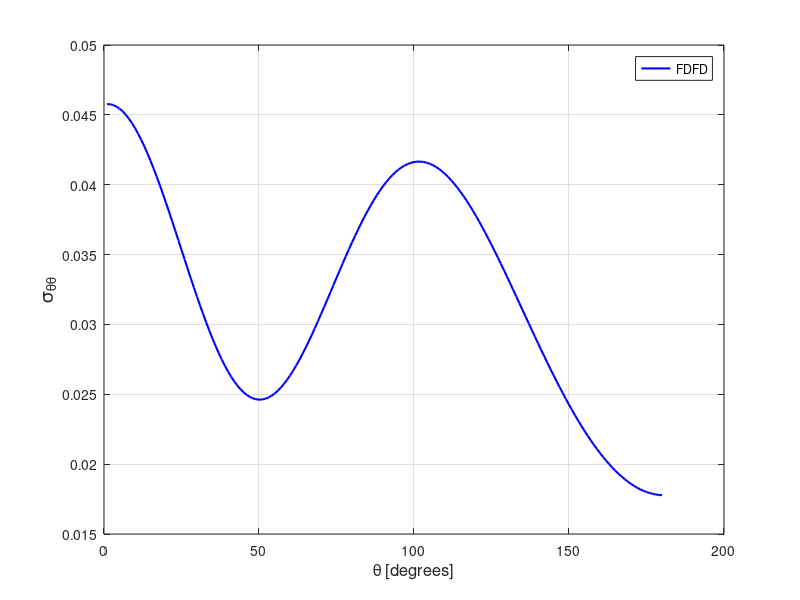

This figure's MATLAB source:
stt = [ 
    1  0.45772791E-01
    2  0.45759585E-01
    3  0.45700319E-01
    4  0.45595255E-01
    5  0.45445565E-01
    6  0.45251377E-01
    7  0.45013372E-01
    8  0.44733435E-01
    9  0.44412345E-01
   10  0.44051386E-01
   11  0.43652665E-01
   12  0.43217860E-01
   13  0.42748719E-01
   14  0.42247575E-01
   15  0.41716695E-01
   16  0.41158244E-01
   17  0.40575106E-01
   18  0.39969441E-01
   19  0.39344296E-01
   20  0.38702019E-01
   21  0.38045842E-01
   22  0.37378442E-01
   23  0.36702748E-01
   24  0.36021527E-01
   25  0.35337981E-01
   26  0.34654856E-01
   27  0.33974897E-01
   28  0.33301253E-01
   29  0.32636754E-01
   30  0.31983688E-01
   31  0.31345304E-01
   32  0.30723831E-01
   33  0.30121874E-01
   34  0.29541710E-01
   35  0.28985554E-01
   36  0.28455826E-01
   37  0.27954105E-01
   38  0.27482586E-01
   39  0.27042683E-01
   40  0.26636217E-01
   41  0.26264265E-01
   42  0.25928112E-01
   43  0.25628911E-01
   44  0.25367260E-01
   45  0.25144242E-01
   46  0.24959868E-01
   47  0.24814822E-01
   48  0.24709105E-01
   49  0.24642743E-01
   50  0.24615524E-01
   51  0.24627088E-01
   52  0.24676820E-01
   53  0.24764173E-01
   54  0.24888227E-01
   55  0.25048016E-01
   56  0.25242589E-01
   57  0.25470480E-01
   58  0.25730507E-01
   59  0.26021097E-01
   60  0.26340516E-01
   61  0.26687413E-01
   62  0.27059844E-01
   63  0.27455922E-01
   64  0.27874094E-01
   65  0.28311791E-01
   66  0.28767586E-01
   67  0.29238926E-01
   68  0.29723998E-01
   69  0.30220477E-01
   70  0.30727135E-01
   71  0.31240806E-01
   72  0.31759948E-01
   73  0.32282326E-01
   74  0.32805912E-01
   75  0.33328678E-01
   76  0.33849023E-01
   77  0.34364361E-01
   78  0.34873307E-01
   79  0.35373896E-01
   80  0.35864342E-01
   81  0.36343031E-01
   82  0.36808494E-01
   83  0.37259080E-01
   84  0.37693426E-01
   85  0.38110226E-01
   86  0.38508013E-01
   87  0.38885985E-01
   88  0.39242703E-01
   89  0.39577551E-01
   90  0.39889503E-01
   91  0.40177539E-01
   92  0.40441245E-01
   93  0.40680178E-01
   94  0.40893689E-01
   95  0.41081201E-01
   96  0.41242726E-01
   97  0.41377440E-01
   98  0.41485839E-01
   99  0.41567709E-01
  100  0.41622829E-01
  101  0.41651834E-01
  102  0.41654091E-01
  103  0.41630596E-01
  104  0.41581284E-01
  105  0.41506544E-01
  106  0.41407257E-01
  107  0.41283444E-01
  108  0.41135658E-01
  109  0.40964574E-01
  110  0.40771239E-01
  111  0.40555745E-01
  112  0.40319309E-01
  113  0.40062126E-01
  114  0.39785601E-01
  115  0.39490413E-01
  116  0.39177086E-01
  117  0.38846828E-01
  118  0.38500421E-01
  119  0.38138751E-01
  120  0.37762713E-01
  121  0.37373286E-01
  122  0.36971506E-01
  123  0.36558148E-01
  124  0.36134284E-01
  125  0.35700634E-01
  126  0.35258409E-01
  127  0.34808341E-01
  128  0.34351207E-01
  129  0.33888649E-01
  130  0.33420753E-01
  131  0.32948773E-01
  132  0.32473508E-01
  133  0.31995989E-01
  134  0.31516906E-01
  135  0.31037090E-01
  136  0.30557310E-01
  137  0.30078538E-01
  138  0.29601559E-01
  139  0.29126793E-01
  140  0.28655196E-01
  141  0.28187523E-01
  142  0.27724558E-01
  143  0.27266644E-01
  144  0.26814589E-01
  145  0.26368868E-01
  146  0.25930295E-01
  147  0.25499368E-01
  148  0.25076408E-01
  149  0.24662122E-01
  150  0.24256991E-01
  151  0.23861226E-01
  152  0.23475669E-01
  153  0.23100307E-01
  154  0.22735832E-01
  155  0.22382325E-01
  156  0.22040380E-01
  157  0.21710187E-01
  158  0.21392012E-01
  159  0.21086026E-01
  160  0.20792656E-01
  161  0.20512031E-01
  162  0.20244366E-01
  163  0.19989805E-01
  164  0.19748503E-01
  165  0.19520793E-01
  166  0.19306559E-01
  167  0.19106010E-01
  168  0.18919278E-01
  169  0.18746467E-01
  170  0.18587654E-01
  171  0.18442830E-01
  172  0.18312054E-01
  173  0.18195577E-01
  174  0.18093148E-01
  175  0.18004993E-01
  176  0.17931107E-01
  177  0.17871559E-01
  178  0.17826278E-01
  179  0.17795321E-01
  180  0.17778656E-01
  181  0.17776338E-01
  182  0.17788257E-01
  183  0.17814526E-01
  184  0.17855089E-01
  185  0.17909998E-01
  186  0.17979188E-01
  187  0.18062500E-01
  188  0.18160203E-01
  189  0.18272020E-01
  190  0.18398004E-01
  191  0.18537948E-01
  192  0.18692056E-01
  193  0.18860046E-01
  194  0.19041995E-01
  195  0.19237788E-01
  196  0.19447213E-01
  197  0.19670237E-01
  198  0.19906852E-01
  199  0.20156685E-01
  200  0.20419650E-01
  201  0.20695833E-01
  202  0.20984702E-01
  203  0.21286352E-01
  204  0.21600153E-01
  205  0.21926289E-01
  206  0.22264194E-01
  207  0.22613795E-01
  208  0.22974595E-01
  209  0.23346553E-01
  210  0.23728868E-01
  211  0.24121545E-01
  212  0.24523992E-01
  213  0.24935892E-01
  214  0.25356608E-01
  215  0.25785886E-01
  216  0.26222982E-01
  217  0.26667576E-01
  218  0.27118981E-01
  219  0.27576745E-01
  220  0.28040012E-01
  221  0.28508328E-01
  222  0.28981009E-01
  223  0.29457562E-01
  224  0.29936954E-01
  225  0.30418511E-01
  226  0.30901661E-01
  227  0.31385541E-01
  228  0.31869367E-01
  229  0.32352120E-01
  230  0.32833353E-01
  231  0.33311889E-01
  232  0.33786982E-01
  233  0.34257781E-01
  234  0.34723178E-01
  235  0.35182592E-01
  236  0.35635002E-01
  237  0.36079243E-01
  238  0.36514718E-01
  239  0.36940038E-01
  240  0.37354693E-01
  241  0.37757408E-01
  242  0.38147692E-01
  243  0.38524084E-01
  244  0.38885754E-01
  245  0.39231818E-01
  246  0.39561369E-01
  247  0.39873738E-01
  248  0.40167641E-01
  249  0.40442329E-01
  250  0.40697303E-01
  251  0.40931061E-01
  252  0.41143358E-01
  253  0.41333407E-01
  254  0.41500431E-01
  255  0.41643631E-01
  256  0.41762594E-01
  257  0.41856565E-01
  258  0.41924991E-01
  259  0.41967645E-01
  260  0.41984055E-01
  261  0.41973688E-01
  262  0.41936487E-01
  263  0.41872293E-01
  264  0.41780893E-01
  265  0.41662410E-01
  266  0.41516848E-01
  267  0.41343778E-01
  268  0.41144196E-01
  269  0.40918216E-01
  270  0.40666219E-01
  271  0.40388666E-01
  272  0.40085968E-01
  273  0.39759092E-01
  274  0.39408933E-01
  275  0.39036054E-01
  276  0.38641211E-01
  277  0.38226318E-01
  278  0.37791967E-01
  279  0.37339877E-01
  280  0.36870874E-01
  281  0.36386188E-01
  282  0.35888556E-01
  283  0.35378605E-01
  284  0.34858167E-01
  285  0.34329407E-01
  286  0.33793945E-01
  287  0.33253688E-01
  288  0.32710690E-01
  289  0.32166664E-01
  290  0.31624146E-01
  291  0.31084711E-01
  292  0.30550757E-01
  293  0.30024685E-01
  294  0.29508302E-01
  295  0.29003957E-01
  296  0.28513493E-01
  297  0.28039122E-01
  298  0.27582999E-01
  299  0.27147261E-01
  300  0.26734049E-01
  301  0.26345065E-01
  302  0.25982061E-01
  303  0.25647126E-01
  304  0.25341922E-01
  305  0.25067864E-01
  306  0.24826739E-01
  307  0.24619760E-01
  308  0.24448179E-01
  309  0.24313204E-01
  310  0.24215918E-01
  311  0.24157086E-01
  312  0.24137193E-01
  313  0.24157150E-01
  314  0.24217028E-01
  315  0.24317177E-01
  316  0.24457615E-01
  317  0.24638113E-01
  318  0.24858389E-01
  319  0.25118047E-01
  320  0.25416100E-01
  321  0.25752096E-01
  322  0.26124790E-01
  323  0.26532890E-01
  324  0.26975196E-01
  325  0.27450118E-01
  326  0.27955877E-01
  327  0.28490655E-01
  328  0.29052433E-01
  329  0.29639129E-01
  330  0.30248404E-01
  331  0.30877819E-01
  332  0.31524986E-01
  333  0.32187168E-01
  334  0.32862004E-01
  335  0.33546284E-01
  336  0.34237508E-01
  337  0.34932435E-01
  338  0.35628654E-01
  339  0.36322739E-01
  340  0.37012178E-01
  341  0.37693508E-01
  342  0.38364299E-01
  343  0.39021757E-01
  344  0.39662339E-01
  345  0.40283956E-01
  346  0.40883388E-01
  347  0.41458361E-01
  348  0.42006433E-01
  349  0.42524707E-01
  350  0.43011464E-01
  351  0.43464273E-01
  352  0.43881230E-01
  353  0.44260308E-01
  354  0.44599932E-01
  355  0.44898961E-01
  356  0.45155492E-01
  357  0.45368977E-01
  358  0.45537807E-01
  359  0.45661744E-01
  360  0.45740239E-01
 ]; 
plot(stt(1:180,1),stt(1:180,2),'b-','linewidth',1.5 ); 
grid on 
legend('FDFD');
xlabel('\theta [degrees]','FontSize',12);
ylabel('\sigma_{\theta\theta}','FontSize',14);
